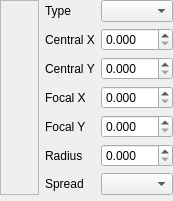
<ui version="4.0" >
 <comment>*********************************************************************
**
** Copyright (C) 1992-2008 Trolltech ASA. All rights reserved.
**
** This file is part of the Qt Designer of the Qt Toolkit.
**
** This file may be used under the terms of the GNU General Public
** License versions 2.0 or 3.0 as published by the Free Software
** Foundation and appearing in the files LICENSE.GPL2 and LICENSE.GPL3
** included in the packaging of this file.  Alternatively you may (at
** your option) use any later version of the GNU General Public
** License if such license has been publicly approved by Trolltech ASA
** (or its successors, if any) and the KDE Free Qt Foundation. In
** addition, as a special exception, Trolltech gives you certain
** additional rights. These rights are described in the Trolltech GPL
** Exception version 1.2, which can be found at
** http://www.trolltech.com/products/qt/gplexception/ and in the file
** GPL_EXCEPTION.txt in this package.
**
** Please review the following information to ensure GNU General
** Public Licensing requirements will be met:
** http://trolltech.com/products/qt/licenses/licensing/opensource/. If
** you are unsure which license is appropriate for your use, please
** review the following information:
** http://trolltech.com/products/qt/licenses/licensing/licensingoverview
** or contact the sales department at sales@trolltech.com.
**
** In addition, as a special exception, Trolltech, as the sole
** copyright holder for Qt Designer, grants users of the Qt/Eclipse
** Integration plug-in the right for the Qt/Eclipse Integration to
** link to functionality provided by Qt Designer and its related
** libraries.
**
** This file is provided "AS IS" with NO WARRANTY OF ANY KIND,
** INCLUDING THE WARRANTIES OF DESIGN, MERCHANTABILITY AND FITNESS FOR
** A PARTICULAR PURPOSE. Trolltech reserves all rights not expressly
** granted herein.
**
** This file is provided AS IS with NO WARRANTY OF ANY KIND, INCLUDING THE
** WARRANTY OF DESIGN, MERCHANTABILITY AND FITNESS FOR A PARTICULAR PURPOSE.
**
*********************************************************************</comment>
 <class>qdesigner_internal::QtGradientEditor</class>
 <widget class="QWidget" name="qdesigner_internal::QtGradientEditor" >
  <property name="geometry" >
   <rect>
    <x>0</x>
    <y>0</y>
    <width>173</width>
    <height>195</height>
   </rect>
  </property>
  <property name="windowTitle" >
   <string>Form</string>
  </property>
  <layout class="QGridLayout" >
   <property name="margin" >
    <number>0</number>
   </property>
   <property name="spacing" >
    <number>6</number>
   </property>
   <item row="2" column="0" colspan="3" >
    <widget class="qdesigner_internal::QtGradientStopsEditor" name="gradientStopsEditor" >
     <property name="sizePolicy" >
      <sizepolicy>
       <hsizetype>13</hsizetype>
       <vsizetype>0</vsizetype>
       <horstretch>0</horstretch>
       <verstretch>0</verstretch>
      </sizepolicy>
     </property>
    </widget>
   </item>
   <item row="1" column="1" colspan="2" >
    <widget class="QStackedWidget" name="stackedWidget" >
     <property name="currentIndex" >
      <number>1</number>
     </property>
     <widget class="QWidget" name="linearPage" >
      <layout class="QGridLayout" >
       <property name="margin" >
        <number>0</number>
       </property>
       <property name="spacing" >
        <number>6</number>
       </property>
       <item row="0" column="0" >
        <widget class="QLabel" name="label_12" >
         <property name="text" >
          <string>Start X</string>
         </property>
        </widget>
       </item>
       <item row="1" column="0" >
        <widget class="QLabel" name="label_10" >
         <property name="text" >
          <string>Start Y</string>
         </property>
        </widget>
       </item>
       <item row="2" column="0" >
        <widget class="QLabel" name="label_13" >
         <property name="text" >
          <string>Final X</string>
         </property>
        </widget>
       </item>
       <item row="3" column="0" >
        <widget class="QLabel" name="label_11" >
         <property name="text" >
          <string>Final Y</string>
         </property>
        </widget>
       </item>
       <item row="5" column="1" >
        <spacer>
         <property name="orientation" >
          <enum>Qt::Vertical</enum>
         </property>
         <property name="sizeHint" >
          <size>
           <width>20</width>
           <height>0</height>
          </size>
         </property>
        </spacer>
       </item>
       <item row="4" column="1" >
        <widget class="QComboBox" name="spreadLinearComboBox" />
       </item>
       <item row="4" column="0" >
        <widget class="QLabel" name="label_9" >
         <property name="text" >
          <string>Spread</string>
         </property>
        </widget>
       </item>
       <item row="3" column="1" >
        <widget class="qdesigner_internal::QtDoubleSpinBox" name="endLinearYSpinBox" >
         <property name="decimals" >
          <number>3</number>
         </property>
         <property name="maximum" >
          <double>1.000000000000000</double>
         </property>
         <property name="singleStep" >
          <double>0.010000000000000</double>
         </property>
        </widget>
       </item>
       <item row="2" column="1" >
        <widget class="qdesigner_internal::QtDoubleSpinBox" name="endLinearXSpinBox" >
         <property name="decimals" >
          <number>3</number>
         </property>
         <property name="maximum" >
          <double>1.000000000000000</double>
         </property>
         <property name="singleStep" >
          <double>0.010000000000000</double>
         </property>
        </widget>
       </item>
       <item row="1" column="1" >
        <widget class="qdesigner_internal::QtDoubleSpinBox" name="startLinearYSpinBox" >
         <property name="decimals" >
          <number>3</number>
         </property>
         <property name="maximum" >
          <double>1.000000000000000</double>
         </property>
         <property name="singleStep" >
          <double>0.010000000000000</double>
         </property>
        </widget>
       </item>
       <item row="0" column="1" >
        <widget class="qdesigner_internal::QtDoubleSpinBox" name="startLinearXSpinBox" >
         <property name="decimals" >
          <number>3</number>
         </property>
         <property name="maximum" >
          <double>1.000000000000000</double>
         </property>
         <property name="singleStep" >
          <double>0.010000000000000</double>
         </property>
        </widget>
       </item>
      </layout>
     </widget>
     <widget class="QWidget" name="radialPage" >
      <layout class="QGridLayout" >
       <property name="margin" >
        <number>0</number>
       </property>
       <property name="spacing" >
        <number>6</number>
       </property>
       <item row="1" column="0" >
        <widget class="QLabel" name="label_14" >
         <property name="text" >
          <string>Central Y</string>
         </property>
        </widget>
       </item>
       <item row="2" column="0" >
        <widget class="QLabel" name="label_17" >
         <property name="text" >
          <string>Focal X</string>
         </property>
        </widget>
       </item>
       <item row="3" column="0" >
        <widget class="QLabel" name="label_15" >
         <property name="text" >
          <string>Focal Y</string>
         </property>
        </widget>
       </item>
       <item row="0" column="1" >
        <widget class="qdesigner_internal::QtDoubleSpinBox" name="centralRadialXSpinBox" >
         <property name="decimals" >
          <number>3</number>
         </property>
         <property name="maximum" >
          <double>1.000000000000000</double>
         </property>
         <property name="singleStep" >
          <double>0.010000000000000</double>
         </property>
        </widget>
       </item>
       <item row="1" column="1" >
        <widget class="qdesigner_internal::QtDoubleSpinBox" name="centralRadialYSpinBox" >
         <property name="decimals" >
          <number>3</number>
         </property>
         <property name="maximum" >
          <double>1.000000000000000</double>
         </property>
         <property name="singleStep" >
          <double>0.010000000000000</double>
         </property>
        </widget>
       </item>
       <item row="2" column="1" >
        <widget class="qdesigner_internal::QtDoubleSpinBox" name="focalRadialXSpinBox" >
         <property name="decimals" >
          <number>3</number>
         </property>
         <property name="maximum" >
          <double>1.000000000000000</double>
         </property>
         <property name="singleStep" >
          <double>0.010000000000000</double>
         </property>
        </widget>
       </item>
       <item row="3" column="1" >
        <widget class="qdesigner_internal::QtDoubleSpinBox" name="focalRadialYSpinBox" >
         <property name="decimals" >
          <number>3</number>
         </property>
         <property name="maximum" >
          <double>1.000000000000000</double>
         </property>
         <property name="singleStep" >
          <double>0.010000000000000</double>
         </property>
        </widget>
       </item>
       <item row="4" column="0" >
        <widget class="QLabel" name="label_7" >
         <property name="text" >
          <string>Radius</string>
         </property>
        </widget>
       </item>
       <item row="4" column="1" >
        <widget class="qdesigner_internal::QtDoubleSpinBox" name="radiusRadialSpinBox" >
         <property name="decimals" >
          <number>3</number>
         </property>
         <property name="maximum" >
          <double>2.000000000000000</double>
         </property>
         <property name="singleStep" >
          <double>0.010000000000000</double>
         </property>
        </widget>
       </item>
       <item row="5" column="0" >
        <widget class="QLabel" name="label_20" >
         <property name="text" >
          <string>Spread</string>
         </property>
        </widget>
       </item>
       <item row="5" column="1" >
        <widget class="QComboBox" name="spreadRadialComboBox" />
       </item>
       <item row="6" column="1" >
        <spacer>
         <property name="orientation" >
          <enum>Qt::Vertical</enum>
         </property>
         <property name="sizeHint" >
          <size>
           <width>20</width>
           <height>0</height>
          </size>
         </property>
        </spacer>
       </item>
       <item row="0" column="0" >
        <widget class="QLabel" name="label_16" >
         <property name="text" >
          <string>Central X</string>
         </property>
        </widget>
       </item>
      </layout>
     </widget>
     <widget class="QWidget" name="conicalPage" >
      <layout class="QGridLayout" >
       <property name="margin" >
        <number>0</number>
       </property>
       <property name="spacing" >
        <number>6</number>
       </property>
       <item row="1" column="0" >
        <widget class="QLabel" name="label_18" >
         <property name="text" >
          <string>Central Y</string>
         </property>
        </widget>
       </item>
       <item row="0" column="0" >
        <widget class="QLabel" name="label_19" >
         <property name="text" >
          <string>Central X</string>
         </property>
        </widget>
       </item>
       <item row="0" column="1" >
        <widget class="qdesigner_internal::QtDoubleSpinBox" name="centralConicalXSpinBox" >
         <property name="decimals" >
          <number>3</number>
         </property>
         <property name="maximum" >
          <double>1.000000000000000</double>
         </property>
         <property name="singleStep" >
          <double>0.010000000000000</double>
         </property>
        </widget>
       </item>
       <item row="1" column="1" >
        <widget class="qdesigner_internal::QtDoubleSpinBox" name="centralConicalYSpinBox" >
         <property name="decimals" >
          <number>3</number>
         </property>
         <property name="maximum" >
          <double>1.000000000000000</double>
         </property>
         <property name="singleStep" >
          <double>0.010000000000000</double>
         </property>
        </widget>
       </item>
       <item row="2" column="0" >
        <widget class="QLabel" name="label_4" >
         <property name="text" >
          <string>Angle</string>
         </property>
        </widget>
       </item>
       <item row="2" column="1" >
        <widget class="qdesigner_internal::QtDoubleSpinBox" name="angleConicalSpinBox" >
         <property name="wrapping" >
          <bool>true</bool>
         </property>
         <property name="decimals" >
          <number>1</number>
         </property>
         <property name="maximum" >
          <double>360.000000000000000</double>
         </property>
         <property name="singleStep" >
          <double>1.000000000000000</double>
         </property>
        </widget>
       </item>
       <item row="3" column="1" >
        <spacer>
         <property name="orientation" >
          <enum>Qt::Vertical</enum>
         </property>
         <property name="sizeHint" >
          <size>
           <width>20</width>
           <height>0</height>
          </size>
         </property>
        </spacer>
       </item>
      </layout>
     </widget>
    </widget>
   </item>
   <item row="0" column="2" >
    <widget class="QComboBox" name="typeComboBox" />
   </item>
   <item row="0" column="1" >
    <widget class="QLabel" name="label_8" >
     <property name="text" >
      <string>Type</string>
     </property>
    </widget>
   </item>
   <item rowspan="2" row="0" column="0" >
    <widget class="QFrame" name="frame" >
     <property name="sizePolicy" >
      <sizepolicy>
       <hsizetype>7</hsizetype>
       <vsizetype>7</vsizetype>
       <horstretch>0</horstretch>
       <verstretch>0</verstretch>
      </sizepolicy>
     </property>
     <property name="frameShape" >
      <enum>QFrame::StyledPanel</enum>
     </property>
     <property name="frameShadow" >
      <enum>QFrame::Raised</enum>
     </property>
     <layout class="QVBoxLayout" >
      <property name="margin" >
       <number>0</number>
      </property>
      <property name="spacing" >
       <number>6</number>
      </property>
      <item>
       <widget class="qdesigner_internal::QtGradientWidget" name="gradientWidget" />
      </item>
     </layout>
    </widget>
   </item>
  </layout>
 </widget>
 <customwidgets>
  <customwidget>
   <class>qdesigner_internal::QtGradientStopsEditor</class>
   <extends>QFrame</extends>
   <header>qtgradientstopseditor.h</header>
  </customwidget>
  <customwidget>
   <class>qdesigner_internal::QtGradientWidget</class>
   <extends>QFrame</extends>
   <header>qtgradientwidget.h</header>
  </customwidget>
  <customwidget>
   <class>qdesigner_internal::QtDoubleSpinBox</class>
   <extends>QDoubleSpinBox</extends>
   <header>qtspinbox.h</header>
  </customwidget>
 </customwidgets>
 <tabstops>
  <tabstop>typeComboBox</tabstop>
  <tabstop>startLinearXSpinBox</tabstop>
  <tabstop>startLinearYSpinBox</tabstop>
  <tabstop>endLinearXSpinBox</tabstop>
  <tabstop>endLinearYSpinBox</tabstop>
  <tabstop>spreadLinearComboBox</tabstop>
  <tabstop>centralRadialXSpinBox</tabstop>
  <tabstop>centralRadialYSpinBox</tabstop>
  <tabstop>focalRadialXSpinBox</tabstop>
  <tabstop>focalRadialYSpinBox</tabstop>
  <tabstop>radiusRadialSpinBox</tabstop>
  <tabstop>spreadRadialComboBox</tabstop>
  <tabstop>centralConicalXSpinBox</tabstop>
  <tabstop>centralConicalYSpinBox</tabstop>
  <tabstop>angleConicalSpinBox</tabstop>
 </tabstops>
 <resources/>
 <connections/>
</ui>
